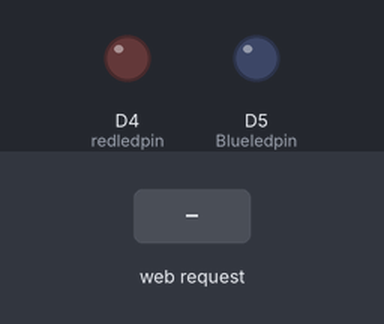
Bench run of a sketch on a simulated ESP8266 (NodeMCU). On the bench: output pins drawn as LEDs (lit = HIGH). The test bench sets the inputs (shaded band). WiFi joins after 1.5 s; servers stay silent unless stated; what the sketch prints to the serial monitor is not drawn.

Above: at 2.8 s.
2.9 s: HTTP request GET /redLED=ON received
At 3.4 s:
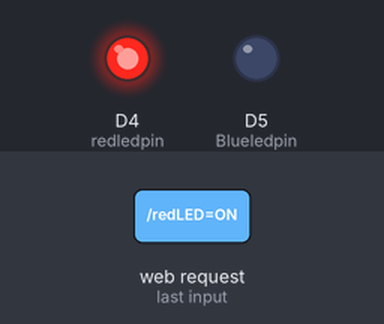
4.4 s: HTTP request GET /BlueLED=ON received
At 5.6 s:
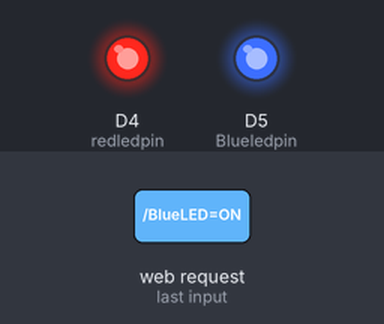
5.9 s: HTTP request GET /redLED=OFF received
At 6.9 s:
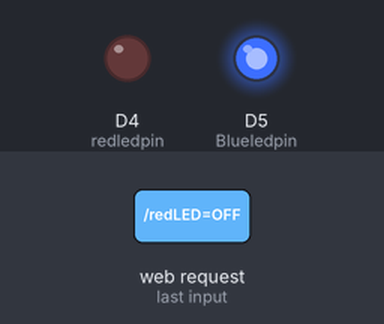
Timing chart, 0 to 8.9 s (numbered marks = the images above; inputs shaded):
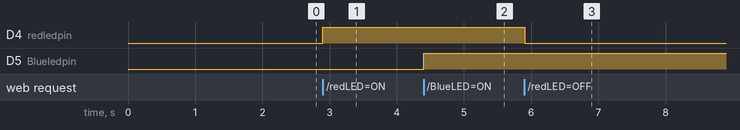

Measured:
- after the input at 2.9 s, D4 (redledpin): LOW → HIGH at once
- after the input at 4.4 s, D5 (Blueledpin): LOW → HIGH at once
- after the input at 5.9 s, D4 (redledpin): HIGH → LOW at once

The sketch:

DIT07.ino
```cpp
#include <ESP8266WiFi.h>

const char* ssid = "Galaxy";  // 와이파이 공유기 혹은 스마트폰 테더링 SSID
const char* password = "15441544";  // 와이파이 공유기 혹은 스마트폰 테더링 접속 비밀번호

int redledpin = D4;
int Blueledpin = D5;
WiFiServer server(80);

void setup() {
  Serial.begin(9600);
  delay(100);
  pinMode(redledpin, OUTPUT);
  digitalWrite(redledpin, LOW);

  pinMode(Blueledpin, OUTPUT);
  digitalWrite(Blueledpin, LOW);

  // 와이파이 네트워크에 접속
  Serial.println();
  Serial.print("Connecting to ");
  Serial.println(ssid);
  WiFi.begin(ssid, password);

  while(WiFi.status() != WL_CONNECTED) {
    delay(500);
    Serial.print(".");
  }
  Serial.println();
  Serial.println("WiFi connected!!");

  // 웹서버 개시
  server.begin();
  Serial.println("Server started");

  // 접속할 IP 주소 표시
  Serial.print("Use this URL to connect: ");
  Serial.print("http://");
  Serial.print(WiFi.localIP());
  Serial.println("/");
  Serial.println("");
}

void loop() {
// 클라이언트가 접속되었는지 확인
  WiFiClient client = server.available();
  if(!client) {
    return;
  }

  // 클라이언트가 데이터를 보낼 때까지 기다림
  Serial.println("연결 완료 !");
  while(!client.available()) {
    delay(1);
  }

  // request의 첫번째 줄을 읽어들임 : GET / HTTP/1.1
  String request = client.readStringUntil('\r');
  Serial.print("요청 : ");
  Serial.println(request);
  client.flush();

  // request에 따른 LED 제어
  // request.indexOf는 "/LED=ON" 혹은 "/LED=OFF" 문자열이 있는지 찾고
  // 찾는 문자열이 있으면 문자열을 return하고, 없으면 -1을 return 한다.
  int value = LOW;
  if(request.indexOf("/redLED=ON") != -1) {
    digitalWrite(redledpin, HIGH);
    value = HIGH;
  }
  if(request.indexOf("/redLED=OFF") != -1) {
    digitalWrite(redledpin, LOW);
    value = LOW;
  }
  if(request.indexOf("/BlueLED=ON") != -1) {
    digitalWrite(Blueledpin, HIGH);
    value = HIGH;
  }
  if(request.indexOf("/BlueLED=OFF") != -1) {
    digitalWrite(Blueledpin, LOW);
    value = LOW;
  }

  // 클라이언트 request에 대한 응답 메시지
  client.println("HTTP/1.1 200 OK");
  client.println("Content-Type: text/html");
  client.println("");
  client.println("<!DOCTYPE HTML>");
  client.println("<html>");
  client.println("<meta charset=\"UTF-8\">"); -
  client.println("<h1> LED 제어기 </h1>");

  if(value)
    client.print("On");
  else
    client.print("Off");

  client.println("<br><br>");
  client.println("<a href=\"/redLED=ON\"\"><button>빨간색 LED 켜</button></a>");
  client.println("<a href=\"/redLED=OFF\"\"><button>빨간색 LED 꺼</button></a>");
  client.println("</html>");
  client.println("<br><br>");
  client.println("<a href=\"/BlueLED=ON\"\"><button>파란색 LED 켜</button></a>");
  client.println("<a href=\"/BlueLED=OFF\"\"><button>파란색 LED 켜</button></a>");
  client.println("</html>");

  delay(1);
  Serial.println("클라이언트 연결 종료!!");
  Serial.println();
}
```
